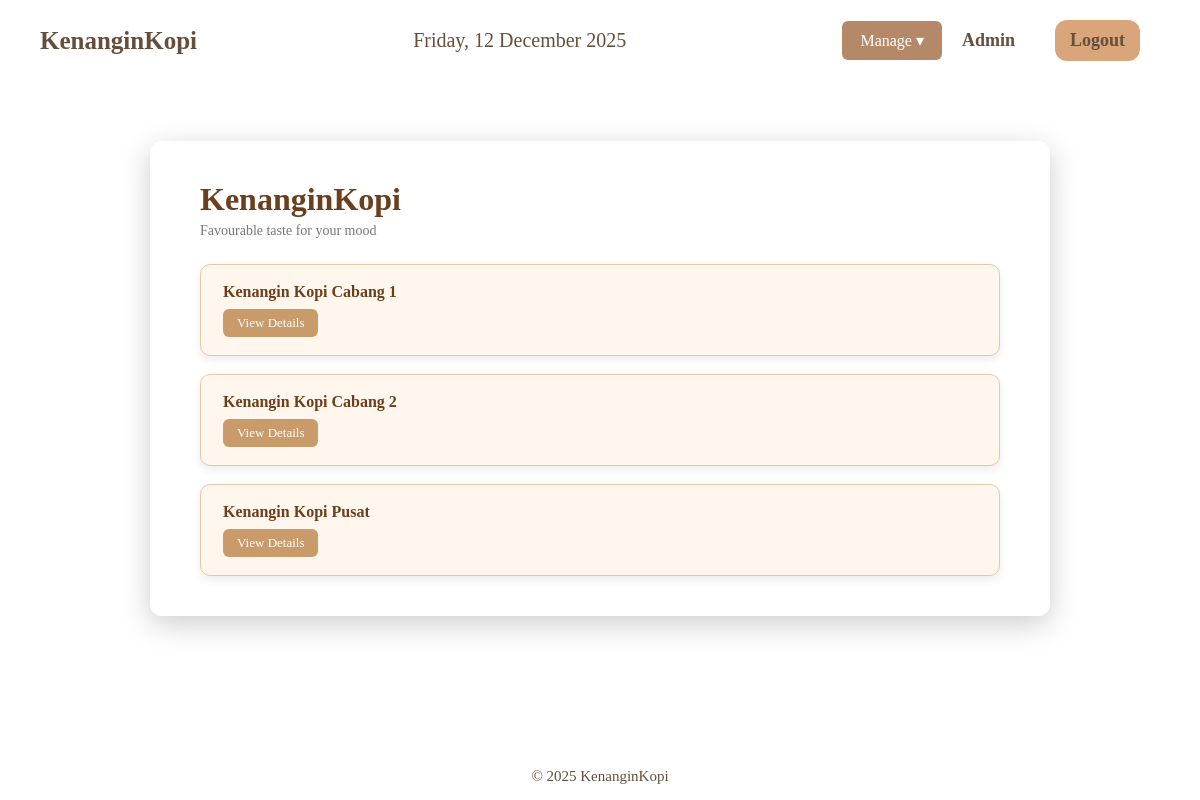
Screenshot of /index.php (signed in) with the database file from the repository.
### tables this page shows
CREATE TABLE `store` (
  `StoreID` char(5) NOT NULL,
  `StoreName` varchar(50) NOT NULL,
  `StoreLocation` varchar(100) NOT NULL
);

### index.php (the view, shortened to what this page needs)
<?php
include './utils/db.php';
$detailPage = "storeDetail.php";
?>
<!DOCTYPE html>
<html lang="en">
<head>
    <link rel="stylesheet" href="./css/homePage.css">
</head>
<body>
    <?php include "./utils/navbar.php"; ?>
    <main>
        <section class="hero">
            <div class="hero-content">
                <h2>KenanginKopi</h2>
                <p>Favourable taste for your mood</p>
                <div class="gridContainer">
                    <?php
                        $sql = "SELECT StoreID, StoreName FROM Store ORDER BY StoreName";
                        $res = mysqli_query($conn, $sql);
                        if ($res && mysqli_num_rows($res) > 0) {
                            while ($row = mysqli_fetch_assoc($res)) {
                                $sid = htmlspecialchars($row['StoreID']);
                                $sname = htmlspecialchars($row['StoreName']);
                                echo '<div class="gridTemplate">';
                                echo "  <h4>{$sname}</h4>";
                                echo "  <a class='viewDetailsButton' href='{$detailPage}?storeid={$sid}'>View Details</a>";
                                echo '</div>';
                            }
                        } else {
                            echo '<p class="no-data">No stores available.</p>';
                        }
                    ?>
                </div>
            </div>
        </section>
    </main>
    <footer>
        <?php include './utils/footer.php'; ?>
    </footer>
</body>
</html>

### css/homePage.css (style rules this page uses)
* { box-sizing: border-box; margin: 0; padding: 0; font-family: "Times New Roman", Times, serif; }
body { min-height: 100vh; background: url("../assets/background.jpeg") no-repeat center center fixed; background-size: cover; display: flex; flex-direction: column; }
main { flex: 1; display: flex; justify-content: center; align-items: flex-start; padding: 60px 20px 40px; }
.hero { width: 100%; display: flex; justify-content: center; }
.hero-content { width: 100%; max-width: 900px; background: rgba(255, 255, 255, 0.9); border-radius: 12px; padding: 40px 50px; box-shadow: 0 8px 30px rgba(0, 0, 0, 0.2); text-align: left; }
.hero-content h2 { font-size: 32px; color: #6b3f1d; margin-bottom: 5px; }
.hero-content p { font-size: 14px; color: #777; margin-bottom: 25px; }
.gridContainer { display: flex; flex-direction: column; gap: 18px; margin-top: 10px; }
.gridTemplate { background: #fff7ed; border: 1px solid #e4c9a8; border-radius: 10px; padding: 18px 22px; display: flex; flex-direction: column; align-items: flex-start; box-shadow: 0 4px 10px rgba(0, 0, 0, 0.08); }
.gridTemplate h4 { font-size: 16px; color: #6b3f1d; margin-bottom: 8px; font-weight: bold; }
.viewDetailsButton { display: inline-block; padding: 6px 14px; background-color: #c99b6b; color: white; font-size: 13px; border-radius: 6px; text-decoration: none; transition: all 0.2s ease-in-out; }

### css/navbar.css (style rules this page uses)
body { margin: 0; padding: 0; font-family: 'Times New Roman', Times, serif; background-image: url('../assets/background.jpeg'); background-size: cover; background-position: center; background-repeat: no-repeat; }

### rows the page displays
store: StoreName "Kenangin Kopi Cabang 1"
store: StoreName "Kenangin Kopi Cabang 2"
store: StoreName "Kenangin Kopi Pusat"

### other values shown
$_SESSION['UserName'] "Admin"
